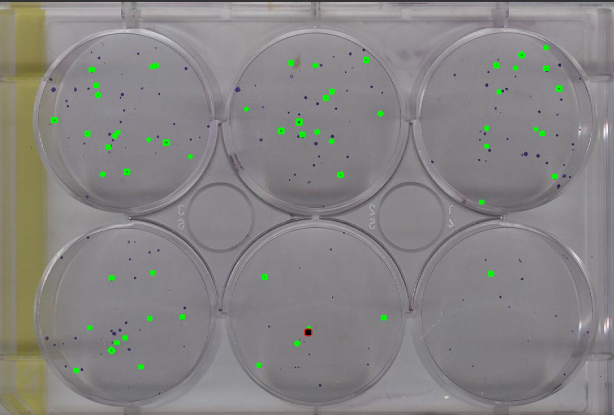
#> input picture GUI/Resultados_OpenCFU/05.04.2016/hipoxia_1gy.bmp, 614 x 415 px; its folder holds only this picture in this run
$ python hough.py
#> lines starting #> are read from the running program, lines starting #| are printed output that depends on the picture
# -*- coding: utf-8 -*-
"""
Created on Tue Mar 26 11:41:10 2019

@author: juan.lopezl
"""
import cv2 as cv
import os
import numpy as np

import matplotlib.pyplot as plt
# In[]
folders = ['05.04.2016','25.09.2015','26.04.2016']
# [10 lines of commented-out code are left out]
gen_aut = 'Resultados_OpenCFU/'+folders[0]
images_aut = []
images_aut.append(os.listdir(gen_aut))
images_aut = images_aut[0]
#images_aut.pop(6)
#images_aut.pop(10)
# *** Imágenes del conteo manual ***
gen = 'Fotos/Imagenes_Manual/'+folders[0]
images = []
images.append(os.listdir(gen))
images = images[0]

# In[]
#plt.close('all')
j=2
i=1
#kernel = np.ones([2,2])
#for i in range(0,7):
#PATH = 'Imagenes/' + folder_ids[j] + '/' + image_ids[j][i]

img = cv.imread(gen_aut+'/'+images_aut[1])
#> img is the input picture: shape (415, 614, 3); mean B, G, R 131.9, 132.6, 133.8
m = img.shape
#> m = (415, 614, 3)

mit = img[0:round(m[0]/2)+20,0::,:]
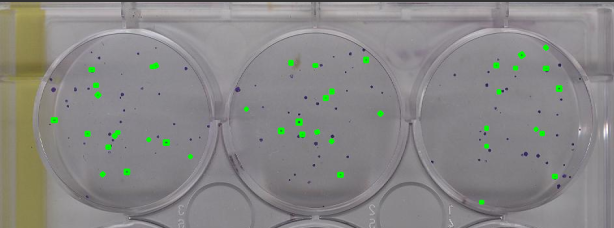
#> mit: shape (228, 614, 3); mean B, G, R 133.8, 134.9, 135.7
plt.figure()
plt.imshow(mit,cmap='gray')
plt.show()


#m = img.shape
cimg = cv.cvtColor(img,cv.COLOR_BGR2GRAY)
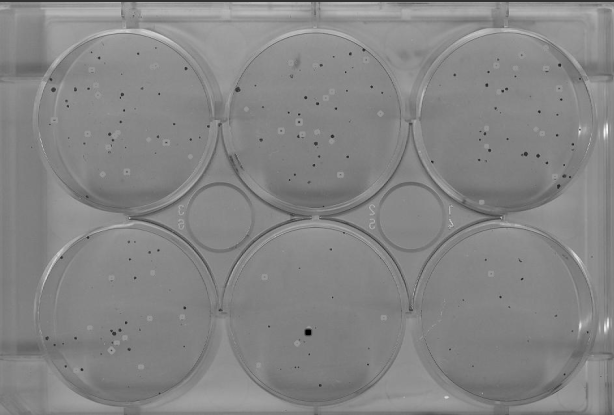
#> cimg: shape (415, 614); min 0, max 251, mean 132.8
# [9 lines of commented-out code are left out]
circles = cv.HoughCircles(cimg,cv.HOUGH_GRADIENT,1,(round(m[0]/5)*2),param1=26,param2=20,minRadius=round(m[0]/5)-1,maxRadius=round(m[0]/5)+12)
#> circles = [[506.5, 314.5, 86.7], [314.5, 121.5, 93.3], [315.5, 310.5, 94.4], [124.5, 120.5, 87.8], [507.5, 121.5, 90], [127.5, 318.5, 94.4]]

circles = np.uint8(np.around(circles)).reshape((6, 3))
#> circles = [[250, 58, 87], [58, 122, 93], [60, 54, 94], [124, 120, 88], [252, 122, 90], [128, 62, 94]]
# [10 lines of commented-out code are left out]
cv.destroyAllWindows()


gen = 'Fotos/Imagenes_Manual/'+folders[0]
images = []
images.append(os.listdir(gen))
images = images[0]

num_imgs = len(images)

for img in range(0,num_imgs):
    I = cv.imread(gen+'/'+images[img])
#> (the run stopped early here; a loop or call above may not have finished)

$ run again, on GUI/Resultados_OpenCFU/05.04.2016/hipoxia_4gy.bmp
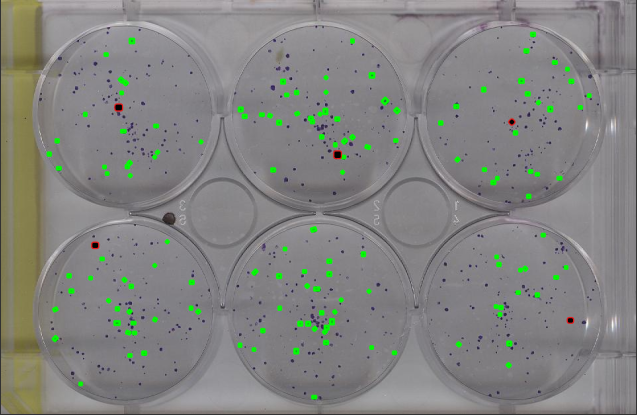
#> input picture GUI/Resultados_OpenCFU/05.04.2016/hipoxia_4gy.bmp, 637 x 415 px
#> img is the input picture: shape (415, 637, 3); mean B, G, R 129.1, 131.8, 130.9
#> `mit = img[0:round(m[0]/2)+20,0::,:]`:
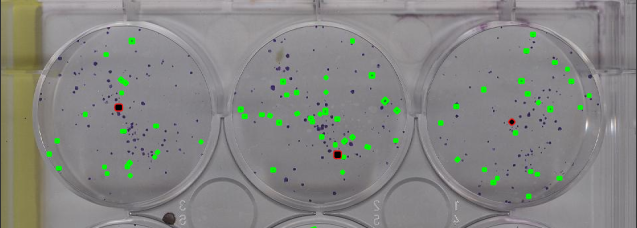
#> mit: shape (228, 637, 3); mean B, G, R 131.1, 133.5, 133.1
#> `cimg = cv.cvtColor(img,cv.COLOR_BGR2GRAY)`:
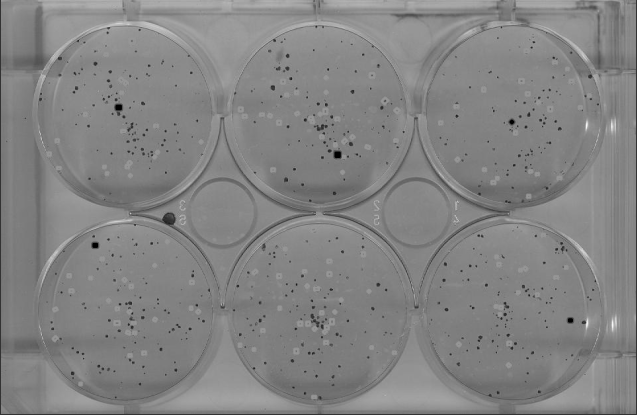
#> cimg: shape (415, 637); min 0, max 248, mean 131.2
#> `circles = cv.HoughCircles(cimg,cv.HOUGH_GRADIENT,1,(round(m[0]/5)*2),p..`: circles = [[318.5, 309.5, 94.4], [125.5, 114.5, 94.4], [124.5, 312.5, 87.8], [318.5, 116.5, 94.4], [512.5, 311.5, 88.9], [506.5, 114.5, 94.4]]
#> `circles = np.uint8(np.around(circles)).reshape((6, 3))`: circles = [[62, 54, 94], [126, 114, 94], [124, 56, 88], [62, 116, 94], [0, 56, 89], [250, 114, 94]]
